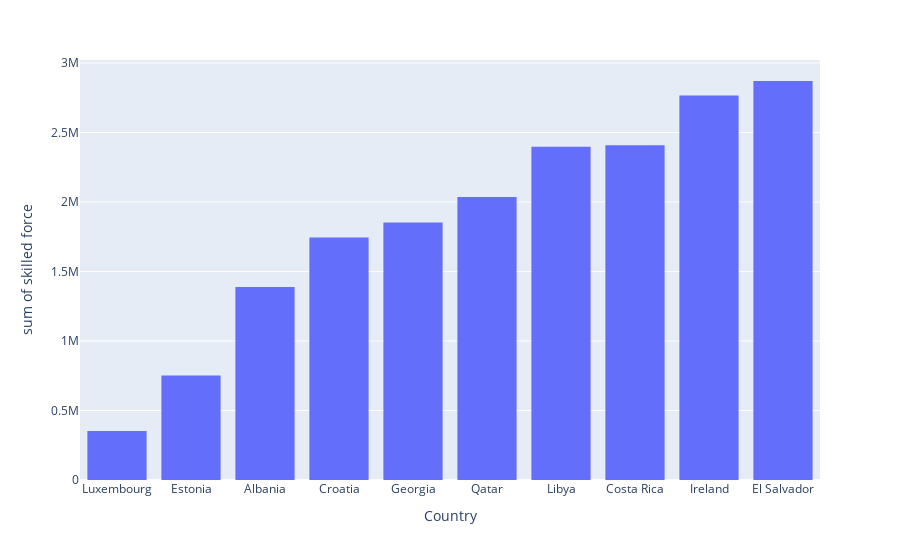

Source (notebook cell):
### Code cell
import plotly.express as px
fig4=px.histogram(sf,x="Country",y="skilled force")
fig4.show()

### Figure 1 — Plotly figure (JSON) as saved in the notebook; plotly's stock layout.template omitted (floating-point values rounded to 4 significant figures)
{"data": [{"alignmentgroup": "True", "bingroup": "x", "histfunc": "sum", "hovertemplate": "Country=%{x}<br>sum of skilled force=%{y}<extra></extra>", "legendgroup": "", "marker": {"color": "#636efa", "pattern": {"shape": ""}}, "name": "", "offsetgroup": "", "orientation": "v", "showlegend": false, "type": "histogram", "x": ["Luxembourg", "Estonia", "Albania", "Croatia", "Georgia", "Qatar", "Libya", "Costa Rica", "Ireland", "El Salvador"], "xaxis": "x", "y": [351903, 752419, 1387831, 1744221, 1853143, 2035269, 2397855, 2407610, 2766155, 2870401], "yaxis": "y"}], "layout": {"autosize": true, "barmode": "relative", "legend": {"tracegroupgap": 0}, "margin": {"t": 60}, "xaxis": {"anchor": "y", "autorange": true, "domain": [0, 1], "range": [-0.5, 9.5], "title": {"text": "Country"}, "type": "category"}, "yaxis": {"anchor": "x", "autorange": true, "domain": [0, 1], "range": [0, 3021000.0], "title": {"text": "sum of skilled force"}, "type": "linear"}}}
